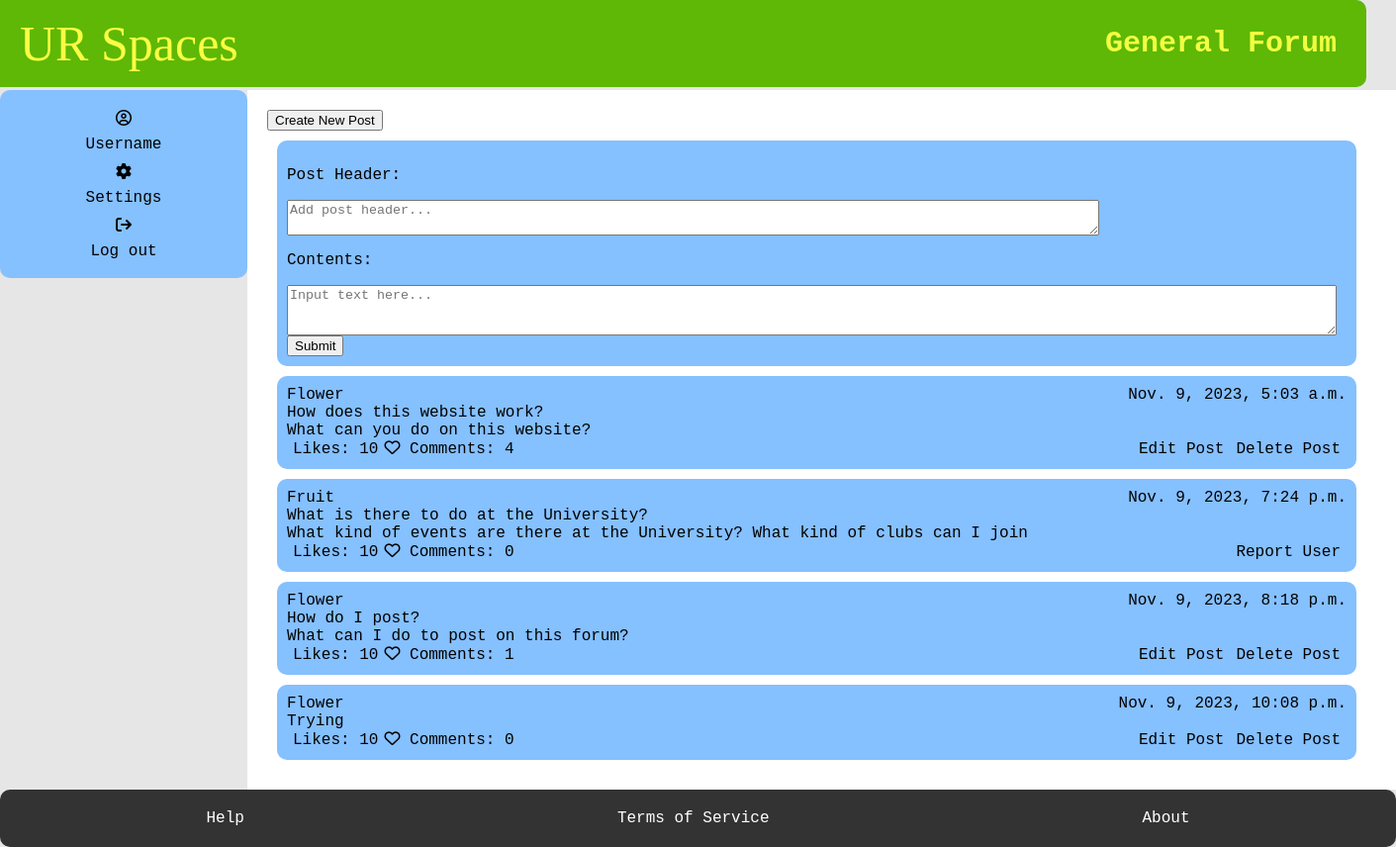
Screenshot of /subforum/general-forum/ (signed in) with the database file from the repository.
### myapp/models.py (models this page shows, shortened)
class SubForum(models.Model):
    sub_name = models.CharField(max_length=100)
    slug = models.SlugField(max_length=400, unique=True, blank=True)

class Posts(models.Model):
    User_ID = models.ForeignKey(Student, on_delete=models.CASCADE)
    SubForum_ID = models.ForeignKey(SubForum, default= 1, on_delete=models.CASCADE)
    post_name = models.CharField(max_length=400)
    contents = models.TextField()
    count_likes = models.IntegerField(default=0, blank=True, )
    locked = models.BooleanField(default=False)
    pin = models.BooleanField(default=False)
    reported = models.BooleanField(default=False)
    post_date = models.DateTimeField(auto_now_add=True)
    slug = models.SlugField(max_length=400, unique=True, blank=True)
    def get_url(self):
        return reverse("posts", kwargs={
            "slug":self.slug
        })
    @property
    def num_comments(self):
        return Comment.objects.filter(Post_ID = self).count()

class Student(models.Model):
    User_ID = models.ForeignKey(User, on_delete=models.CASCADE)
    bio = models.TextField(default="Please add bio in settings", blank=True)
    banned = models.BooleanField(default=False)
    avatar =ResizedImageField(size=[50, 80], quality=100, upload_to="authors", default=None, null=True, blank=True)
    reported = models.BooleanField(default=False)
    slug = models.SlugField(max_length=400, unique=True, blank=True)
    def get_url(self):
        return reverse("user", kwargs={
            "slug":self.slug
        })

### myapp/views.py (the view, shortened to what this page needs)
# urls.py: path("subforum/<slug>/", subforum, name="subforum")
@login_required
def subforum(request, slug):
    forum = get_object_or_404(SubForum, slug=slug)
    post = Posts.objects.filter(SubForum_ID = forum)
    user = request.user
    currentUser = User.objects.get(username = user)
    error = False
    if currentUser.is_staff != True:
        student = Student.objects.get(User_ID = currentUser)
    context = {
        "forum": forum,
        "post" : post,
        "error": error
    }
    return render(request, "subforum.html", context)

### myapp/templates/subforum.html (shortened to what this page needs)
{% extends 'base.html' %}
    {% block title %}
    <h1>{{forum.sub_name}}</h1>
    {% endblock %}
    {% block content %}
    <main>
      <button type="submit", name="createPost", value="createPost">Create New Post</button>
      <form action="." method="POST">
        <section class="box">
        <div class="forum-item">
          <p> Post Header: </p>
        </div>
        <div class="forum-item">
          <textarea name="newHeader" cols="100" placeholder="Add post header..."></textarea>
        </div>
        <div class="forum-item">
          <p> Contents: </p>
        </div>
        <div class="forum-item">
          <textarea name="newContents"  cols="130" rows="3" placeholder="Input text here..."></textarea>
        </div>
        <div class="forum-item">
          <input type="submit" value="Submit" name="newPost_form">
        </div>
      </section>
    </form>
      {% for field in post %}
        <section class="box" >
        <div class="forum-item">
          <a href="{{field.User_ID.get_url}}" > {{field.User_ID.User_ID.username}} </a>
            <span> {{field.post_date}} </span>
        </div>
        <div class="forum-item">
          <a href="{{field.get_url}}"> {{field.post_name}}  </a>
          </div>
        <div class="forum-item">
          <span> {{field.contents}}</span>
        </div>
        <div class="post-item">
          <input type="button" value="Likes: 10" class="btn1"><i class="fa-regular fa-heart"></i>
          <a href="{{field.get_url}}"> Comments: {{field.num_comments}} </a>
          {%if  field.User_ID.User_ID.username  == request.user.username%}
          <input type="button" value="Delete Post" class="btn2">
          <input type="button" value="Edit Post" class="btn2">
          {%else%}
          <input type="button" value="Report User" class="btn2">
          {% endif %}
      </section>
      {% endfor %}
    </main>
    {% endblock %}

### myapp/static/style.css (style rules this page uses)
body { font-family: monospace; font-size: 16px; background-color: #e6e6e6; margin: 0; padding: 0; }
header h1 { font-size: 30px; margin: 0; color: #f2ff42 }
main { grid-area: main; background-color: white; padding: 20px; padding-right: 30px; }
form p { display: flex; gap: 60px; }
.btn1 { background-color: transparent; color: black; border: none; font-family: monospace; font-size: 16px; transition-duration: 0.2s; }
.btn2 { background-color: transparent; color: black; border: none; font-family: monospace; font-size: 16px; transition-duration: 0.4s; float: right; }
.forum-item { display: flex; justify-content: space-between; background-color: #85c0ff; border-radius: 10px; }
.box { display: flex; flex-direction: column; border-radius: 10px; padding: 10px; margin: 10px; background-color: #85c0ff; }
a:link { color: #000000; text-decoration: none; }

### rows the page displays
SubForum: sub_name "General Forum"
Posts: User_ID.User_ID.username "Flower", post_date "Nov. 9, 2023, 5:03 a.m.", post_name "How does this website work?", contents "What can you do on this website?", num_comments "4"
Posts: User_ID.User_ID.username "Fruit", post_date "Nov. 9, 2023, 7:24 p.m.", post_name "What is there to do at the University?", contents "What kind of events are there at the University? What kind of clubs can I join", num_comments "0"
Posts: User_ID.User_ID.username "Flower", post_date "Nov. 9, 2023, 8:18 p.m.", post_name "How do I post?", contents "What can I do to post on this forum?", num_comments "1"
Posts: User_ID.User_ID.username "Flower", post_date "Nov. 9, 2023, 10:08 p.m.", post_name "Trying", num_comments "0"
